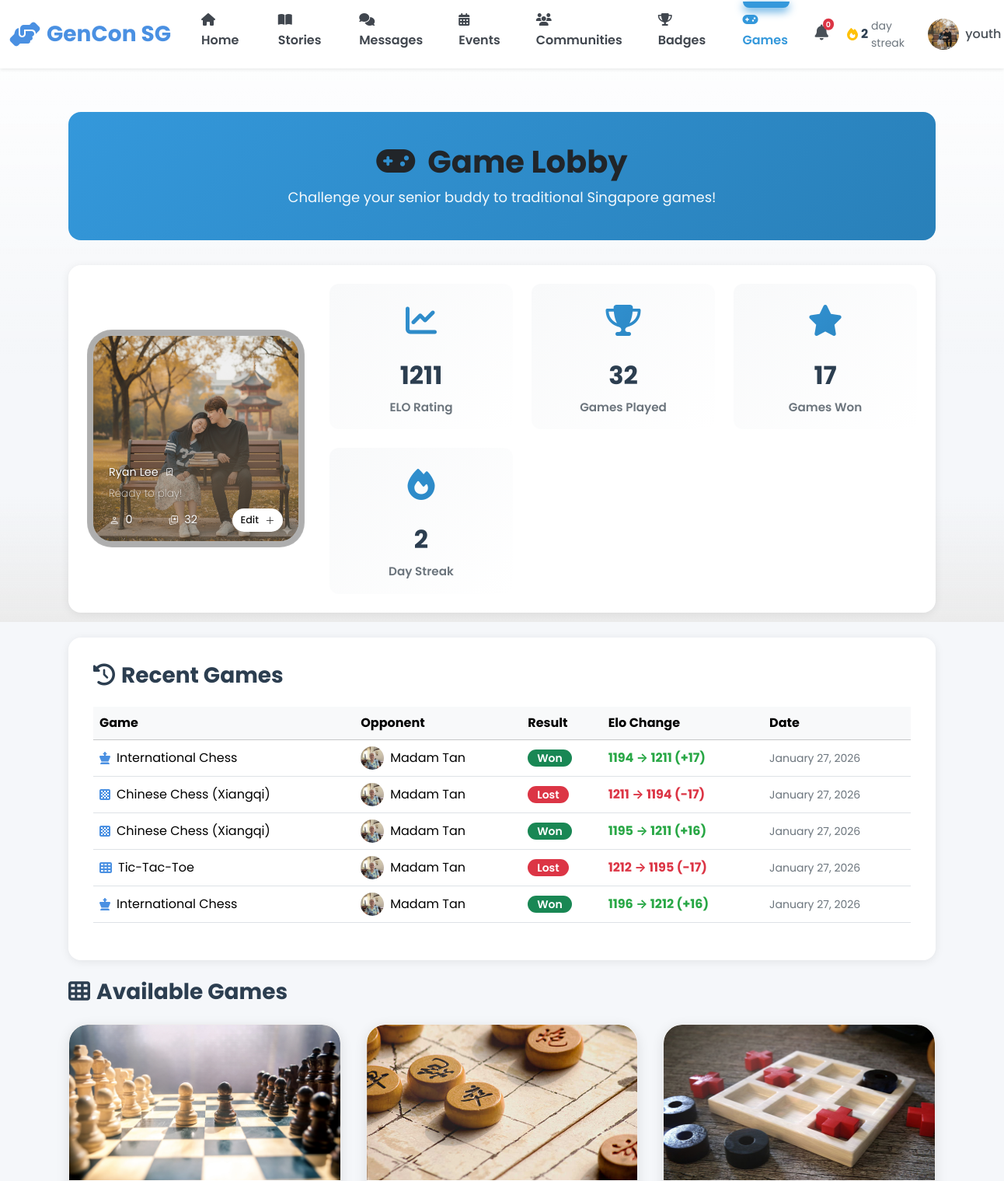
Before: /youth/games (signed in, upper part) with the older database file.
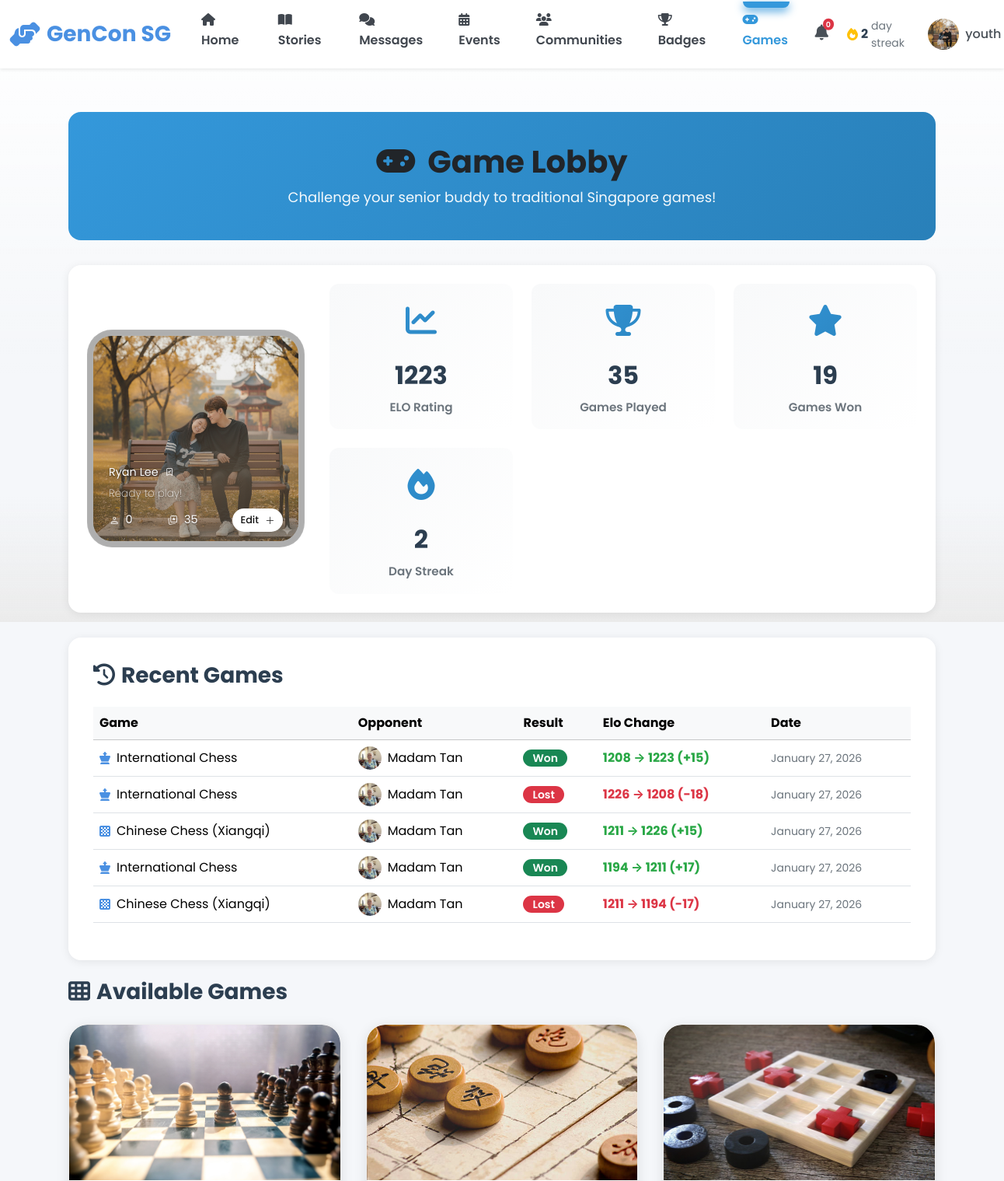
After: the same page with the newer database file.
### models.py (models this page shows, shortened)
class User(db.Model):
    __tablename__ = 'users'
    id = db.Column(db.Integer, primary_key=True)
    username = db.Column(db.String(80), unique=True, nullable=False, index=True)
    password_hash = db.Column(db.String(255), nullable=False)
    email = db.Column(db.String(120), unique=True, nullable=False, index=True)
    full_name = db.Column(db.String(120), nullable=False)
    phone = db.Column(db.String(20))
    age = db.Column(db.Integer, nullable=False)
    bio = db.Column(db.Text)  # User biography
    school = db.Column(db.String(255))  # School or organization for youth
    role = db.Column(db.String(20), nullable=False)  # 'senior', 'youth', or 'admin'
    elo = db.Column(db.Integer, default=1200) # Default ELO rating
    profile_picture = db.Column(db.String(255), default='images/default-avatar.png')
    disable_reason = db.Column(db.Text)
    interests_json = db.Column(db.Text)  # Stores interests as JSON array
    languages_json = db.Column(db.Text)  # Stores languages as JSON array
    accessibility_settings_json = db.Column(db.Text)  # Stores settings as JSON object
    created_at = db.Column(db.DateTime, default=datetime.utcnow, nullable=False)
    last_active = db.Column(db.DateTime, default=datetime.utcnow, nullable=False)
    is_active = db.Column(db.Boolean, default=True)
    stories = db.relationship('Story', back_populates='user', lazy='dynamic')
    sent_messages = db.relationship('Message', foreign_keys='Message.sender_id',
                                   back_populates='sender', lazy='dynamic')
    received_messages = db.relationship('Message', foreign_keys='Message.recipient_id',
                                       back_populates='recipient', lazy='dynamic')
    senior_pairs = db.relationship('Pair', foreign_keys='Pair.senior_id',
                                   back_populates='senior', lazy='dynamic')
    youth_pairs = db.relationship('Pair', foreign_keys='Pair.youth_id',
                                 back_populates='youth', lazy='dynamic')
    streak = db.relationship('Streak', back_populates='user', uselist=False)
    badges = db.relationship('Badge', back_populates='user', lazy='dynamic')
    checkins = db.relationship('Checkin', back_populates='user', lazy='dynamic')
    @property
    def interests(self):
        """Get interests as Python list from JSON string."""
        if self.interests_json:
            return json.loads(self.interests_json)
        return []
    @interests.setter
    def interests(self, value):
        """Set interests from Python list, store as JSON string."""
        self.interests_json = json.dumps(value)
    @property
    def languages(self):
        """Get languages as Python list from JSON string."""
        if self.languages_json:
            return json.loads(self.languages_json)
        return []
    @languages.setter
    def languages(self, value):
        """Set languages from Python list, store as JSON string."""
        self.languages_json = json.dumps(value)
    @property
    def accessibility_settings(self):
        """Get accessibility settings as Python dict from JSON string."""
        if self.accessibility_settings_json:
            return json.loads(self.accessibility_settings_json)
        return {}

class GameHistory(db.Model):
    __tablename__ = 'game_history'
    id = db.Column(db.Integer, primary_key=True)
    game_id = db.Column(db.Integer, db.ForeignKey('games.id'), nullable=False)
    player1_id = db.Column(db.Integer, db.ForeignKey('users.id'), nullable=False)
    player2_id = db.Column(db.Integer, db.ForeignKey('users.id'), nullable=False)
    winner_id = db.Column(db.Integer, db.ForeignKey('users.id')) # NULL if draw
    player1_elo_before = db.Column(db.Integer)
    player1_elo_after = db.Column(db.Integer)
    player2_elo_before = db.Column(db.Integer)
    player2_elo_after = db.Column(db.Integer)
    completed_at = db.Column(db.DateTime, default=datetime.utcnow)
    game = db.relationship('Game')
    player1 = db.relationship('User', foreign_keys=[player1_id])
    player2 = db.relationship('User', foreign_keys=[player2_id])
    winner = db.relationship('User', foreign_keys=[winner_id])

class Game(db.Model):
    __tablename__ = 'games'
    id = db.Column(db.Integer, primary_key=True)
    title = db.Column(db.String(100), nullable=False)
    description = db.Column(db.Text)
    icon = db.Column(db.String(50))  # e.g., 'fas fa-chess'
    badge_label = db.Column(db.String(50))
    badge_class = db.Column(db.String(50))  # css class
    badge_icon = db.Column(db.String(50))
    players_text = db.Column(db.String(50))  # "2 Players"
    duration_text = db.Column(db.String(50)) # "20-40 min"
    type_label = db.Column(db.String(50))    # "Strategy", "Logic"
    type_icon = db.Column(db.String(50))
    bg_gradient = db.Column(db.String(255))  # CSS gradient string
    sessions = db.relationship('GameSession', back_populates='game', lazy='dynamic')

### blueprints/youth.py (the view)
@youth_bp.route('/games')
@login_required
def games():
    user_id = session['user_id']
    pair = Pair.query.filter_by(youth_id=user_id, status='active').first()
    buddy = User.query.get(pair.senior_id) if pair else None
    active_session = GameSession.query.filter(
        ((GameSession.player1_id == user_id) | (GameSession.player2_id == user_id)),
        GameSession.status == 'active'
    ).first()
    from models import Streak
    streak_info = Streak.query.filter_by(user_id=user_id).first()
    user = User.query.get(user_id)
    stats = {
        'played': streak_info.games_played if streak_info else 0,
        'won': streak_info.games_won if streak_info else 0,
        'points': streak_info.points if streak_info else 0,
        'streak': streak_info.current_streak if streak_info else 0,
        'elo': user.elo
    }
    from models import GameHistory
    game_history = GameHistory.query.filter(
        (GameHistory.player1_id == user_id) | (GameHistory.player2_id == user_id)
    ).order_by(GameHistory.completed_at.desc()).limit(5).all()
    db_games = Game.query.all()
    games_data = []
    for g in db_games:
        games_data.append({
            'id': g.id,
            'name': g.title,
            'image_class': 'game-image',
            'image_style': g.bg_gradient,
            'icon': g.icon,
            'badge': g.badge_label,
            'badge_class': g.badge_class,
            'badge_icon': g.badge_icon,
            'description': g.description,
            'players': g.players_text,
            'time': g.duration_text,
            'type': g.type_label,
            'type_icon': g.type_icon
        })
    return render_template('youth/games.html',
                         user=user,
                         buddy=buddy,
                         games=games_data,
                         stats=stats,
                         active_session=active_session,
                         game_history=game_history)

### app.py (called while the page is built)
@app.context_processor
def inject_user():
    user_streak = 0
    if 'user_id' in session:
        from models import Streak
        streak = Streak.query.filter_by(user_id=session['user_id']).first()
        if streak:
            user_streak = streak.current_streak
    return dict(session=session, user_streak=user_streak)

@app.after_request
def add_security_headers(response):
    csp = (
        "default-src 'self'; "
        "script-src 'self' 'unsafe-inline' 'unsafe-eval' blob: https://cdn.jsdelivr.net https://cdnjs.cloudflare.com; "
        "style-src 'self' 'unsafe-inline' https://cdn.jsdelivr.net https://cdnjs.cloudflare.com https://fonts.googleapis.com; "
        "font-src 'self' https://cdnjs.cloudflare.com https://fonts.gstatic.com; "
        "img-src 'self' data: blob: https:; "
        "connect-src 'self' ws: wss: https://cdn.jsdelivr.net https://cdnjs.cloudflare.com; "
        "worker-src 'self' blob:;"
    )
    response.headers['Content-Security-Policy'] = csp
    return response

### templates/youth/games.html (shortened to what the changed rows need)
{% extends "base.html" %}
{% block extra_css %}
<link rel="stylesheet" href="{{ url_for('static', filename='css/background_animation.css') }}">
{% endblock %}
{% block content %}
<div class="container py-4">
    <div class="games-header text-center">
        <h1>
            <i class="fas fa-gamepad me-3"></i>Game Lobby
        </h1>
    </div>
    <div class="stats-bar">
        <div class="stats-bar-layout">
            <div class="gamer-card mini">
              <div class="gamer-card__inner">
                <img class="gamer-card__cover" src="{{ url_for('static', filename=user.profile_picture|fix_pfp) }}" alt="{{ user.full_name }}">
                <div class="gamer-card__body">
                  <h2 class="gamer-card__header">
                    <span class="gamer-chips">{{ user.full_name }}
                      <svg class="gamer-icon">
                        <use xlink:href="#icon-check"></use>
                      </svg>
                    </span>
                  </h2>
                  <p style="font-size: 1rem; opacity: 0.9; color: white; text-shadow: 0 1px 2px rgba(0,0,0,0.5);">{{ user.bio or "Ready to play!" }}</p>
                  <div class="gamer-flex">
                    <span class="gamer-chips">
                      <svg class="gamer-icon">
                        <use xlink:href="#icon-user"></use>
                      </svg>
                      {{ user.stories.count() }}
                    </span>
                    <span class="gamer-chips">
                      <svg class="gamer-icon">
                        <use xlink:href="#icon-cards"></use>
                      </svg>
                      {{ stats.played }}
                    </span>
                    <a href="{{ url_for('youth.profile') }}" class="gamer-button">Edit
                      <svg class="gamer-icon">
                        <use xlink:href="#icon-plus"></use>
                      </svg>
                    </a>
                  </div>
                </div>
              </div>
            </div>
            <div class="stats-grid">
                <div class="stat-item">
                    <div class="icon"><i class="fas fa-chart-line"></i></div>
                    <div class="value">{{ stats.elo }}</div>
                    <div class="label">ELO Rating</div>
                </div>
                <div class="stat-item">
                    <div class="icon"><i class="fas fa-trophy"></i></div>
                    <div class="value">{{ stats.played }}</div>
                    <div class="label">Games Played</div>
                </div>
                <div class="stat-item">
                    <div class="icon"><i class="fas fa-star"></i></div>
                    <div class="value">{{ stats.won }}</div>
                    <div class="label">Games Won</div>
                </div>
            </div>
        </div>
    </div>
    {% if game_history %}
    <div class="active-games-section mb-4">
        <h2><i class="fas fa-history me-2"></i>Recent Games</h2>
        <div class="table-responsive">
            <table class="table table-hover align-middle">
                <thead class="table-light">
                    <tr>
                        <th>Game</th>
                        <th>Opponent</th>
                        <th>Result</th>
                        <th>Elo Change</th>
                        <th>Date</th>
                    </tr>
                </thead>
                <tbody>
                    {% for record in game_history %}
                    {% set is_p1 = record.player1_id == session.user_id %}
                    {% set opponent = record.player2 if is_p1 else record.player1 %}
                    <tr>
                        <td>
                            <div class="d-flex align-items-center gap-2">
                                <i class="{{ record.game.icon }} text-primary"></i>
                                <span>{{ record.game.title }}</span>
                            </div>
                        </td>
                        <td>
                            <div class="d-flex align-items-center gap-2">
                                <img src="{{ url_for('static', filename=opponent.profile_picture|fix_pfp) }}" class="rounded-circle" style="width: 30px; height: 30px; object-fit: cover;">
                                <span>{{ opponent.full_name }}</span>
                            </div>
                        </td>
                        <td>
                            {% if record.winner_id == session.user_id %}
                            <span class="badge bg-success">Won</span>
                            {% elif record.winner_id == None %}
                            <span class="badge bg-secondary">Draw</span>
                            {% else %}
                            <span class="badge bg-danger">Lost</span>
                            {% endif %}
                        </td>
                        <td>
                            {% if is_p1 %}
                            {% set old = record.player1_elo_before %}
                            {% set new = record.player1_elo_after %}
                            {% else %}
                            {% set old = record.player2_elo_before %}
                            {% set new = record.player2_elo_after %}
                            {% endif %}
                            <span class="{% if new >= old %}text-success{% else %}text-danger{% endif %} fw-bold">
                                {{ old }} → {{ new }}
                                ({{ '+' if new >= old else '' }}{{ new - old }})
                            </span>
                        </td>
                        <td class="text-muted small">
                            {{ record.completed_at|timeago }}
                        </td>
                    </tr>
                    {% endfor %}
                </tbody>
            </table>
        </div>
    </div>
    {% endif %}
    <div class="section-header mb-4">
        <h2 style="font-size: 1.75rem; font-weight: 700; color: #2C3E50;">
            <i class="fas fa-th me-2"></i>Available Games
        </h2>
    </div>
    <div class="games-grid">
        {% for game in games %}
        <div class="game-card">
            {% if 'Xiangqi' in game.name %}
            <div class="game-image {{ game.image_class }}" style="background-image: url('{{ url_for('static', filename='images/chinese-chess.jpg') }}'); background-size: cover; background-position: center;">
            </div>
            {% elif 'International Chess' in game.name %}
            <div class="game-image {{ game.image_class }}" style="background-image: url('{{ url_for('static', filename='images/chess-stock.jpg') }}'); background-size: cover; background-position: center;">
            </div>
            {% elif 'Tic-Tac-Toe' in game.name %}
            <div class="game-image {{ game.image_class }}" style="background-image: url('{{ url_for('static', filename='images/tic-tac-toe.jpg') }}'); background-size: cover; background-position: center;">
            </div>
            {% else %}
            <div class="game-image {{ game.image_class }}" style="{{ game.image_style }}">
            </div>
            {% endif %}
        </div>
        {% endfor %}
    </div>
</div>
{% endblock %}

Changed rows visible on the page:
no longer on this page (row unchanged): GameHistory: game "Chinese Chess (Xiangqi)", profile_picture (picture), {{ opponent.full_name }} "Madam Tan", shows "Won", player1_elo_before "1195", player1_elo_after "1211", player1_elo_after+player1_elo_before "+", new-old "16", completed_at "January 27, 2026"
no longer on this page (row unchanged): GameHistory: game "Tic-Tac-Toe", profile_picture (picture), {{ opponent.full_name }} "Madam Tan", shows "Lost", player1_elo_before "1212", player1_elo_after "1195", new-old "-17", completed_at "January 27, 2026"
no longer on this page (row unchanged): GameHistory: game "International Chess", profile_picture (picture), {{ opponent.full_name }} "Madam Tan", shows "Won", player1_elo_before "1196", player1_elo_after "1212", player1_elo_after+player1_elo_before "+", new-old "16", completed_at "January 27, 2026"
changed User "Ryan Lee": elo "1211" → "1223"
added GameHistory: game "International Chess", profile_picture (picture), {{ opponent.full_name }} "Madam Tan", shows "Won", player2_elo_before "1208", player2_elo_after "1223", player2_elo_after+player2_elo_before "+", new-old "15", completed_at "January 27, 2026"
added GameHistory: game "International Chess", profile_picture (picture), {{ opponent.full_name }} "Madam Tan", shows "Lost", player1_elo_before "1226", player1_elo_after "1208", new-old "-18", completed_at "January 27, 2026"
added GameHistory: game "Chinese Chess (Xiangqi)", profile_picture (picture), {{ opponent.full_name }} "Madam Tan", shows "Won", player2_elo_before "1211", player2_elo_after "1226", player2_elo_after+player2_elo_before "+", new-old "15", completed_at "January 27, 2026"
Other visible differences:
{{ stats.played }}: "32" → "35"
{{ stats.won }}: "17" → "19"
